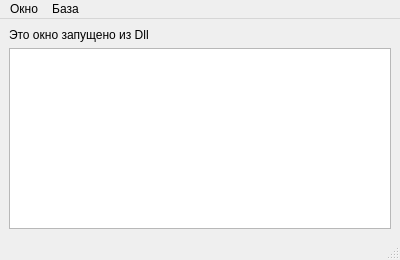
<?xml version="1.0" encoding="UTF-8"?>
<ui version="4.0">
 <class>WinOne</class>
 <widget class="QMainWindow" name="WinOne">
  <property name="geometry">
   <rect>
    <x>0</x>
    <y>0</y>
    <width>400</width>
    <height>260</height>
   </rect>
  </property>
  <property name="windowTitle">
   <string>MainWindow</string>
  </property>
  <widget class="QWidget" name="centralwidget">
   <layout class="QVBoxLayout" name="verticalLayout">
    <item>
     <widget class="QLabel" name="label">
      <property name="text">
       <string>Это окно запущено из Dll</string>
      </property>
     </widget>
    </item>
    <item>
     <widget class="QTableView" name="tableView"/>
    </item>
   </layout>
  </widget>
  <widget class="QMenuBar" name="menubar">
   <property name="geometry">
    <rect>
     <x>0</x>
     <y>0</y>
     <width>400</width>
     <height>21</height>
    </rect>
   </property>
   <widget class="QMenu" name="menu">
    <property name="title">
     <string>Окно</string>
    </property>
    <addaction name="action"/>
   </widget>
   <widget class="QMenu" name="menu_2">
    <property name="title">
     <string>База</string>
    </property>
    <addaction name="action_2"/>
    <addaction name="action_3"/>
   </widget>
   <addaction name="menu"/>
   <addaction name="menu_2"/>
  </widget>
  <widget class="QStatusBar" name="statusbar"/>
  <action name="action">
   <property name="text">
    <string>Закрыть</string>
   </property>
  </action>
  <action name="action_2">
   <property name="text">
    <string>Получить данные</string>
   </property>
  </action>
  <action name="action_3">
   <property name="text">
    <string>Сбросить соединение</string>
   </property>
  </action>
 </widget>
 <resources/>
 <connections>
  <connection>
   <sender>action</sender>
   <signal>triggered()</signal>
   <receiver>WinOne</receiver>
   <slot>close()</slot>
   <hints>
    <hint type="sourcelabel">
     <x>-1</x>
     <y>-1</y>
    </hint>
    <hint type="destinationlabel">
     <x>159</x>
     <y>119</y>
    </hint>
   </hints>
  </connection>
 </connections>
</ui>
